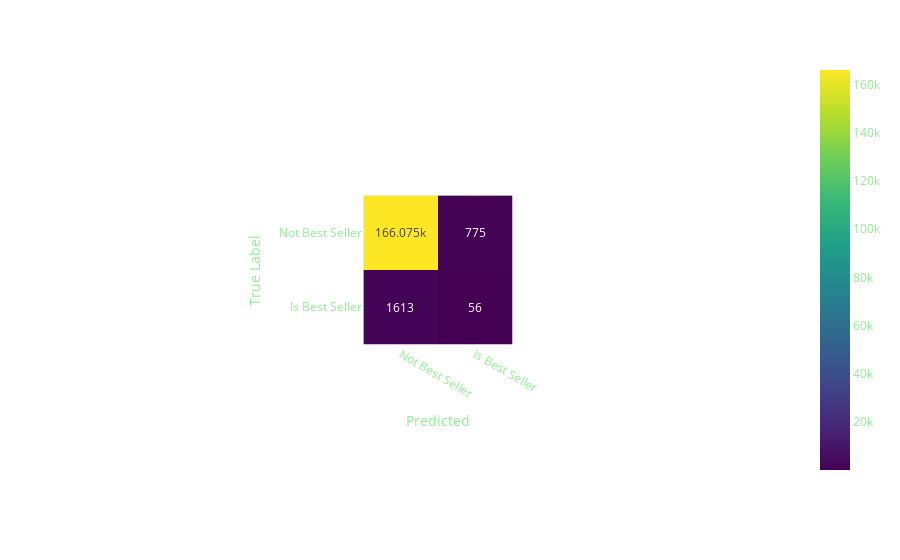
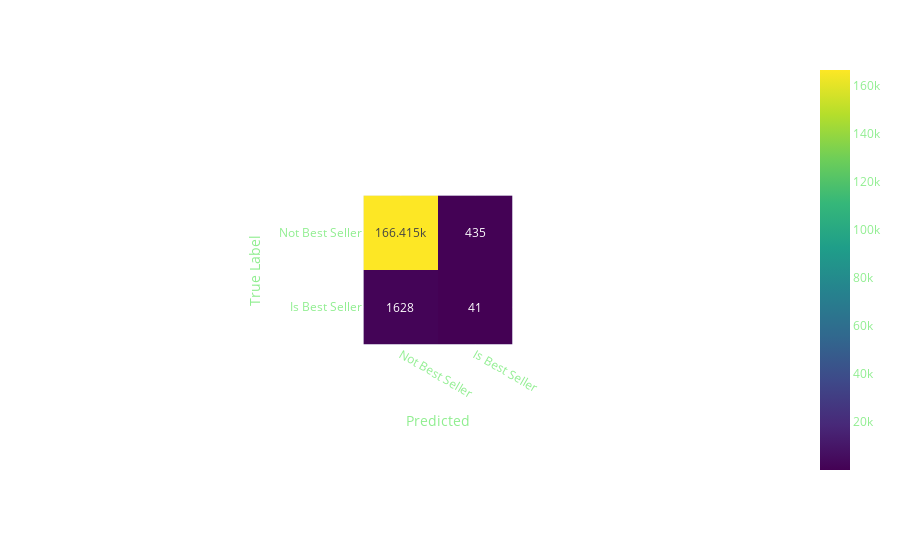

Write notebook code for charts like these, in order.
### Code cell
# ConfusionMatrixDisplay(confusion_matrix(dt_class_label_test, pred_labels_class)).plot()
# plt.show()

labs = ["Not Best Seller", "Is Best Seller"]

fig = px.imshow(confusion_matrix(dt_class_label_test, pred_labels_class), x=labs, y=labs, text_auto=True)
fig.update_layout(
    # xaxis_showticklabels=False, 
    # yaxis_showticklabels=False,
    xaxis_title="Predicted",
    yaxis_title="True Label",)
# fig.update_traces(
#     textposition="top",
#     # height=800
# )
fig.show()

fig = px.imshow(confusion_matrix(dt_class_label_test, pred_labels_rf), x=labs, y=labs, text_auto=True)
fig.update_layout(
    # xaxis_showticklabels=False, 
    # yaxis_showticklabels=False,
    xaxis_title="Predicted",
    yaxis_title="True Label",)
# fig.update_traces(
#     textposition="top",
#     # height=800
# )
fig.show()

### Figure 1 — Plotly figure (JSON) as saved in the notebook; plotly's stock layout.template omitted (floating-point values rounded to 4 significant figures)
{"data": [{"coloraxis": "coloraxis", "hovertemplate": "x: %{x}<br>y: %{y}<br>color: %{z}<extra></extra>", "name": "0", "texttemplate": "%{z}", "type": "heatmap", "x": ["Not Best Seller", "Is Best Seller"], "xaxis": "x", "y": ["Not Best Seller", "Is Best Seller"], "yaxis": "y", "z": [[166075, 775], [1613, 56]]}], "layout": {"autosize": true, "coloraxis": {"colorscale": [[0, "#440154"], [0.1111, "#482878"], [0.2222, "#3e4989"], [0.3333, "#31688e"], [0.4444, "#26828e"], [0.5556, "#1f9e89"], [0.6667, "#35b779"], [0.7778, "#6ece58"], [0.8889, "#b5de2b"], [1, "#fde725"]]}, "margin": {"t": 60}, "xaxis": {"anchor": "y", "autorange": true, "constrain": "domain", "domain": [0.3958, 0.6042], "range": [-0.5, 1.5], "scaleanchor": "y", "title": {"text": "Predicted"}, "type": "category"}, "yaxis": {"anchor": "x", "autorange": true, "constrain": "domain", "domain": [0, 1], "range": [1.5, -0.5], "title": {"text": "True Label"}, "type": "category"}}}

### Figure 2 — Plotly figure (JSON) as saved in the notebook; plotly's stock layout.template omitted (floating-point values rounded to 4 significant figures)
{"data": [{"coloraxis": "coloraxis", "hovertemplate": "x: %{x}<br>y: %{y}<br>color: %{z}<extra></extra>", "name": "0", "texttemplate": "%{z}", "type": "heatmap", "x": ["Not Best Seller", "Is Best Seller"], "xaxis": "x", "y": ["Not Best Seller", "Is Best Seller"], "yaxis": "y", "z": [[166415, 435], [1628, 41]]}], "layout": {"autosize": true, "coloraxis": {"colorscale": [[0, "#440154"], [0.1111, "#482878"], [0.2222, "#3e4989"], [0.3333, "#31688e"], [0.4444, "#26828e"], [0.5556, "#1f9e89"], [0.6667, "#35b779"], [0.7778, "#6ece58"], [0.8889, "#b5de2b"], [1, "#fde725"]]}, "margin": {"t": 60}, "xaxis": {"anchor": "y", "autorange": true, "constrain": "domain", "domain": [0.3958, 0.6042], "range": [-0.5, 1.5], "scaleanchor": "y", "title": {"text": "Predicted"}, "type": "category"}, "yaxis": {"anchor": "x", "autorange": true, "constrain": "domain", "domain": [0, 1], "range": [1.5, -0.5], "title": {"text": "True Label"}, "type": "category"}}}
